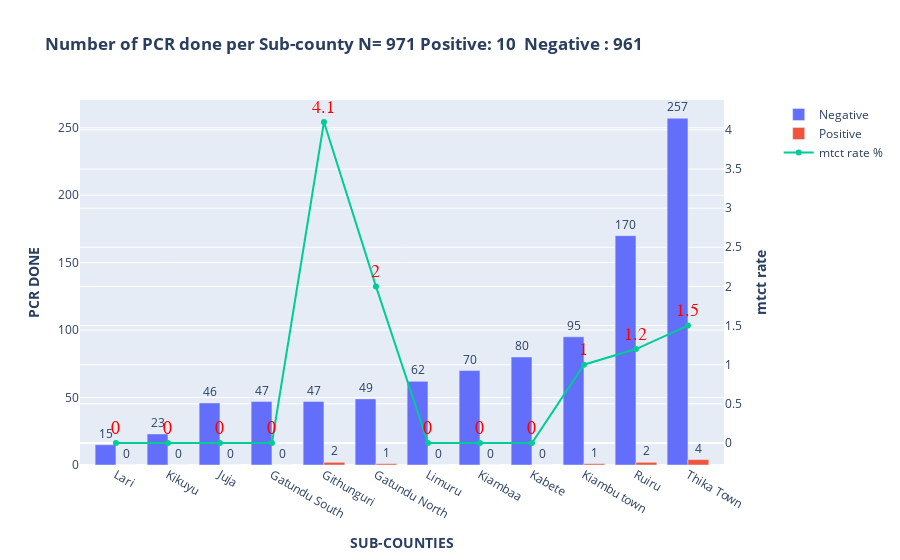

Notebook code for this chart:
### Code cell
# positives=positives.sort_values('TX_CURR')
positives
# fig=px.bar(positives,x='Sub-Counties',y=['tx curr target','Negative ','Positive'],title=F"TX CURR BY SUB-COUNTIES N={total_curr}"
#            f"    Positive: {Positive}  Negative : {Negative }",hover_data=['tx curr target','TX_CURR','Sub-Counties','achievement %'],
#            labels={'tx curr target':'TX_CURR TARGET','TX_CURR':'Current TX_CURR'},barmode='group')

# texts=[positives['Negative '],positives['Positive']]
# for i, t in enumerate(texts):
#     fig.data[i].text = t
#     fig.data[i].textposition = 'outside'
# Create figure with secondary y-axis
fig = make_subplots(specs=[[{"secondary_y": True}]])

# Add traces
fig.add_trace(
    go.Bar(x=positives['Sub-Counties'],
           y=positives['Negative'], name="Negative", text=positives['Negative'], textposition='outside'),
    secondary_y=False,
)
fig.add_trace(
go.Bar(x=positives['Sub-Counties'],
       y=positives['Positive'], name="Positive", text=positives['Positive'], textposition='outside'),
secondary_y=False,
)

fig.add_trace(
    go.Scatter(x=positives['Sub-Counties'],
               y=positives['mtct rate'], name="mtct rate %", text=positives['mtct rate'], textposition='top center', mode="lines+markers+text",
              textfont_size=18,textfont=dict(
                                                family="sans serif",
                                                size=22,
                                                color="RED")),
    secondary_y=True,
)


# Add figure title
fig.update_layout(
    title_text=f"<b>Number of PCR done per Sub-county N= {pcr_done} Positive: {positive_sample}  Negative : {negative_sample }<b>"
)

# Set x-axis title
fig.update_xaxes(title_text="<b>SUB-COUNTIES<b>")

# Set y-axes titles
fig.update_yaxes(title_text="<b>PCR DONE</b> ", secondary_y=False)
fig.update_yaxes(title_text="<b>mtct rate</b>", secondary_y=True)

fig.show()

### Figure 1 — Plotly figure (JSON) as saved in the notebook; plotly's stock layout.template omitted (floating-point values rounded to 4 significant figures)
{"data": [{"name": "Negative", "text": [15, 23, 46, 47, 47, 49, 62, 70, 80, 95, 170, 257], "textposition": "outside", "type": "bar", "x": ["Lari", "Kikuyu", "Juja", "Gatundu South ", "Githunguri", "Gatundu North", "Limuru", "Kiambaa", "Kabete", "Kiambu town ", "Ruiru", "Thika Town "], "xaxis": "x", "y": [15, 23, 46, 47, 47, 49, 62, 70, 80, 95, 170, 257], "yaxis": "y"}, {"name": "Positive", "text": [0, 0, 0, 0, 2, 1, 0, 0, 0, 1, 2, 4], "textposition": "outside", "type": "bar", "x": ["Lari", "Kikuyu", "Juja", "Gatundu South ", "Githunguri", "Gatundu North", "Limuru", "Kiambaa", "Kabete", "Kiambu town ", "Ruiru", "Thika Town "], "xaxis": "x", "y": [0, 0, 0, 0, 2, 1, 0, 0, 0, 1, 2, 4], "yaxis": "y"}, {"mode": "lines+markers+text", "name": "mtct rate %", "text": [0, 0, 0, 0, 4.1, 2, 0, 0, 0, 1, 1.2, 1.5], "textfont": {"color": "RED", "family": "sans serif", "size": 18}, "textposition": "top center", "type": "scatter", "x": ["Lari", "Kikuyu", "Juja", "Gatundu South ", "Githunguri", "Gatundu North", "Limuru", "Kiambaa", "Kabete", "Kiambu town ", "Ruiru", "Thika Town "], "xaxis": "x", "y": [0, 0, 0, 0, 4.1, 2, 0, 0, 0, 1, 1.2, 1.5], "yaxis": "y2"}], "layout": {"title": {"text": "<b>Number of PCR done per Sub-county N= 971 Positive: 10  Negative : 961<b>"}, "xaxis": {"anchor": "y", "domain": [0, 0.94], "title": {"text": "<b>SUB-COUNTIES<b>"}}, "yaxis": {"anchor": "x", "domain": [0, 1], "title": {"text": "<b>PCR DONE</b> "}}, "yaxis2": {"anchor": "x", "overlaying": "y", "side": "right", "title": {"text": "<b>mtct rate</b>"}}}}
